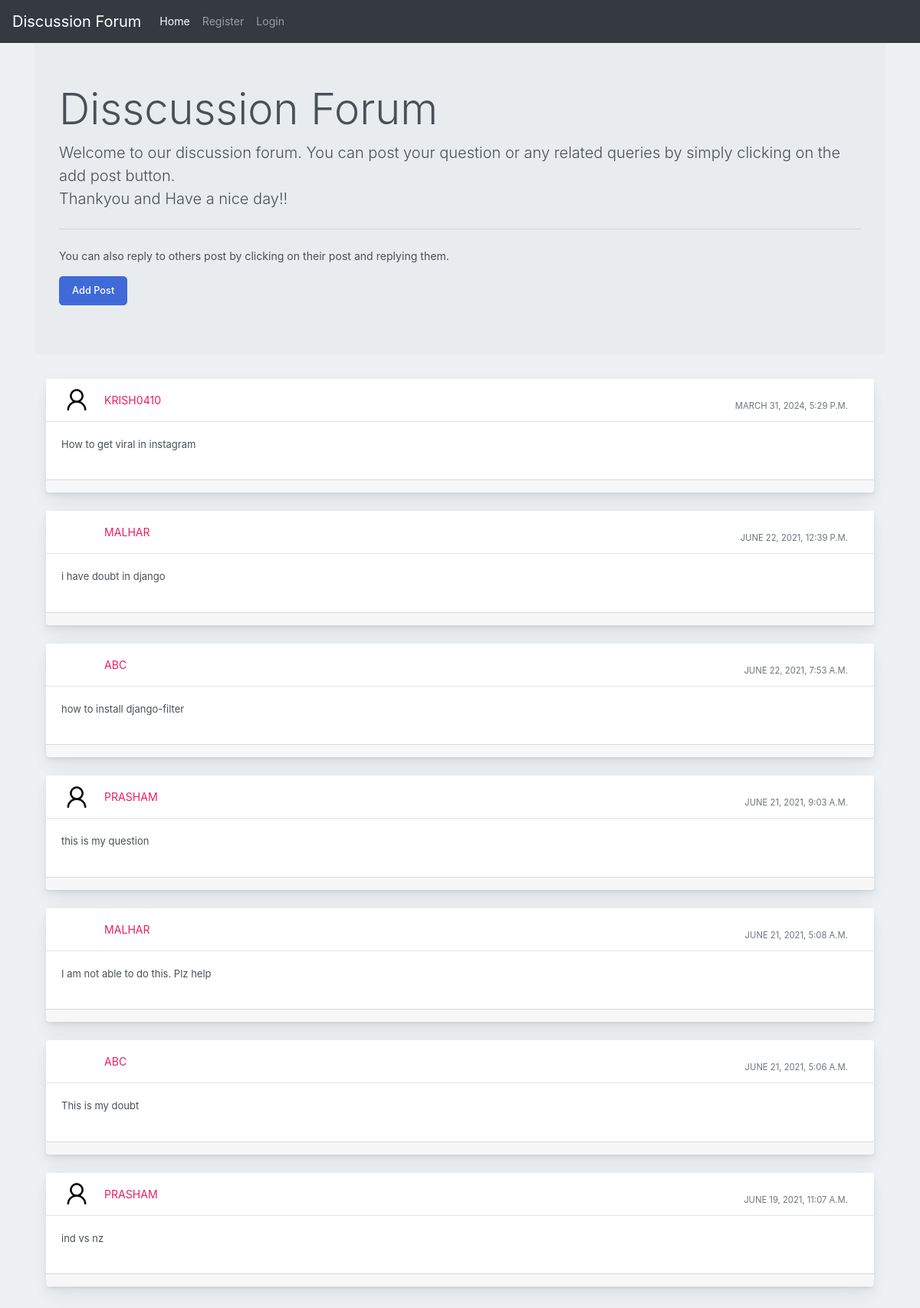
The page / on the database its author committed.
### profile_of_user/models.py (models this page shows)
class Post(models.Model):
    user1 = models.ForeignKey(User, on_delete=models.CASCADE, default=1)
    post_id = models.AutoField
    post_content = models.CharField(max_length=5000)
    timestamp= models.DateTimeField(default=now)
    image = models.ImageField(upload_to="images",default="")

### profile_of_user/views.py (the view, shortened to what this page needs)
# urls.py: path("", views.forum, name="Forum"),
def forum(request):
    profile = Profile.objects.all()
    posts = Post.objects.filter().order_by('-timestamp')
    return render(request, "forum.html", {'posts':posts})

### profile_of_user/templates/forum.html (shortened to what this page needs)
{% extends 'basic.html' %}
{% block homeactive %} active {% endblock homeactive %}
{% block body %}
{% load static %}
<div class="container my-4">
<div class="jumbotron">
    <h1 class="display-4">Disscussion Forum</h1>
    <p class="lead">Welcome to our discussion forum. You can post your question or any related queries by simply clicking on the add post button. <br> Thankyou and Have a nice day!!</p>
    <hr class="my-4">
    <p>You can also reply to others post by clicking on their post and replying them.</p>
      <button class="btn btn-primary btn-lg" data-target="#questions" data-toggle="modal" role="button">Add Post</button>
    </div>
    {% for post in posts %}
    <div class="container-fluid mt-10">
      <div class="row">
          <div class="col-md-12">
              <div class="card mb-4">
                  <div class="card-header">
                      <div class="media flex-wrap w-100 align-items-center"> <img src="/media/{{post.image}}"
                              class="d-block ui-w-40 rounded-circle" alt="">
                          <div class="media-body ml-3"> <a href="/discussion/{{post.id}}" data-abc="true">{{post.user1}}</a>
                          </div>
                          <div class="text-muted small ml-3">
                            <div class="px-4 pt-3">{{post.timestamp}} </div>
                          </div>
                      </div>
                  </div>
                  <div class="card-body">
                      <p>{{post.post_content}}</p>
                  </div>
                  <div class="card-footer d-flex flex-wrap justify-content-between align-items-center px-0 pt-0 pb-3">
                  </div>
              </div>
          </div>
      </div>
  </div>
  {% endfor %}
</div>
    {% endblock %}

### profile_of_user/templates/basic.html (shortened to what this page needs)
<!doctype html>
<html lang="en">
  <head>
    <link rel="stylesheet" href="https://stackpath.bootstrapcdn.com/bootstrap/4.2.1/css/bootstrap.min.css">
  </head>
  <body>
    <nav class="navbar navbar-expand-lg navbar-dark bg-dark fixed-top">
  <a class="navbar-brand" href="/">Discussion Forum</a>
  <div class="collapse navbar-collapse" id="navbarSupportedContent">
    <ul class="navbar-nav mr-auto">
      <li class="nav-item {% block homeactive %} {% endblock homeactive %} ">
        <a class="nav-link" href="/">Home </a>
      </li>
      {% if user.is_authenticated %}
<ul class="navbar-nav mr-2">
<li class="nav-item dropdown">
<a class="nav-link dropdown-toggle" href='#' id="navbarDropdown" role="button" data-toggle="dropdown"> Welcome {{request.user}}</a>
<div class="dropdown-menu" aria-labelledby="navbarDropdown">
          <a class="dropdown-item" href="/logout">Logout</a>
      <li class="nav-item {% block profileactive %} {% endblock profileactive %}">
        <a class="nav-link" href="/myprofile">Profile</a>
      </li>
        </div>
      </li>
{% else %}
      <li class="nav-item {% block registeractive %} {% endblock registeractive %}">
        <a class="nav-link" href="/register">Register</a>
      </li>
      <li class="nav-item {% block loginactive %} {% endblock loginactive %}">
        <a class="nav-link" href="/login">Login</a>
      </li>
      {% endif %}
    </ul>
  </div>
</nav>
<br>
</body>
{% block body %} {% endblock %}
</html>

### rows shown on the page
Post: image (placeholder picture), user1 "KRISH0410", timestamp "MARCH 31, 2024, 5:29 P.M.", post_content "How to get viral in instagram"
Post: user1 "MALHAR", timestamp "JUNE 22, 2021, 12:39 P.M.", post_content "i have doubt in django"
Post: user1 "ABC", timestamp "JUNE 22, 2021, 7:53 A.M.", post_content "how to install django-filter"
Post: image (placeholder picture), user1 "PRASHAM", timestamp "JUNE 21, 2021, 9:03 A.M.", post_content "this is my question"
Post: user1 "MALHAR", timestamp "JUNE 21, 2021, 5:08 A.M.", post_content "I am not able to do this. Plz help"
Post: user1 "ABC", timestamp "JUNE 21, 2021, 5:06 A.M.", post_content "This is my doubt"
Post: image (placeholder picture), user1 "PRASHAM", timestamp "JUNE 19, 2021, 11:07 A.M.", post_content "ind vs nz"
